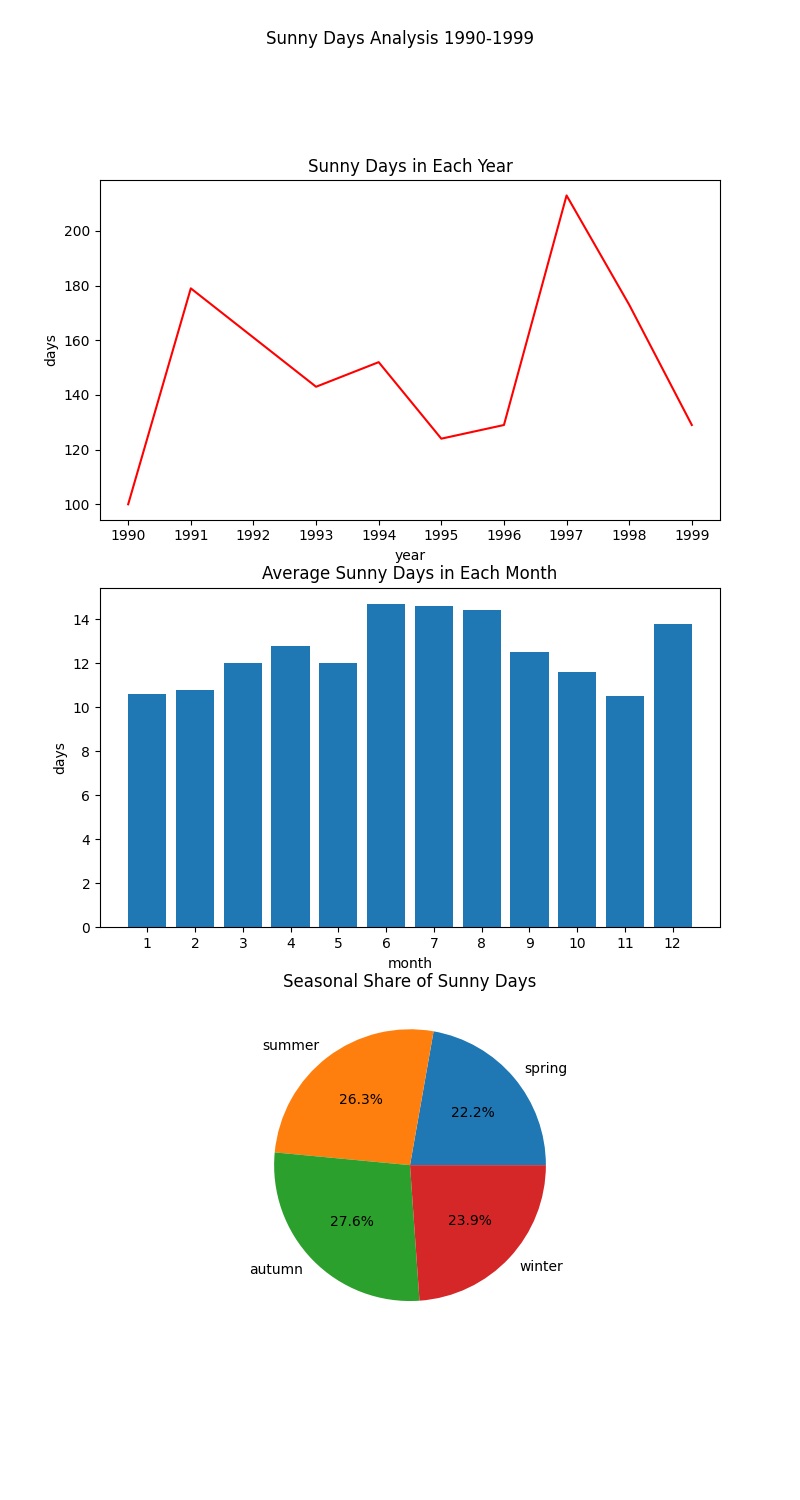

Reproduce this figure in Python.
import numpy as np
import matplotlib.pyplot as plt

data=np.random.randint(27,size=(10,12))
sunnydayyear = np.sum(data, 1)
sunnydaymonth = np.average(data, 0)
spring = np.sum(data[:,0:3])
summer = np.sum(data[:,3:6])
autumn = np.sum(data[:,6:9])
winter = np.sum(data[:,9:12])
sizes = [spring, summer, autumn, winter]

labels = 'spring', 'summer', 'autumn', 'winter'
year = np.arange(1990, 2000, 1)
month = np.arange(1,13,1)

fig = plt.figure(figsize=(8,15))
ax1 = fig.add_subplot(3,1,1)
ax1.plot(year, sunnydayyear,'r-')
ax1.set_title('Sunny Days in Each Year')
ax1.set_xticks(year)
ax1.set_ylabel('days')
ax1.set_xlabel('year')

ax2 = fig.add_subplot(3,1,2)
ax2.bar(month, sunnydaymonth)
ax2.set_title('Average Sunny Days in Each Month')
ax2.set_xticks(month)
ax2.set_ylabel('days')
ax2.set_xlabel('month')

ax3 = fig.add_subplot(3,1,3)
ax3.pie(sizes, labels=labels, autopct='%1.1f%%')
ax3.set_title('Seasonal Share of Sunny Days')

fig.suptitle('Sunny Days Analysis 1990-1999')
plt.savefig('overleaf/67fe68e723632af9fad1411b/figures/lab2ex3.png')